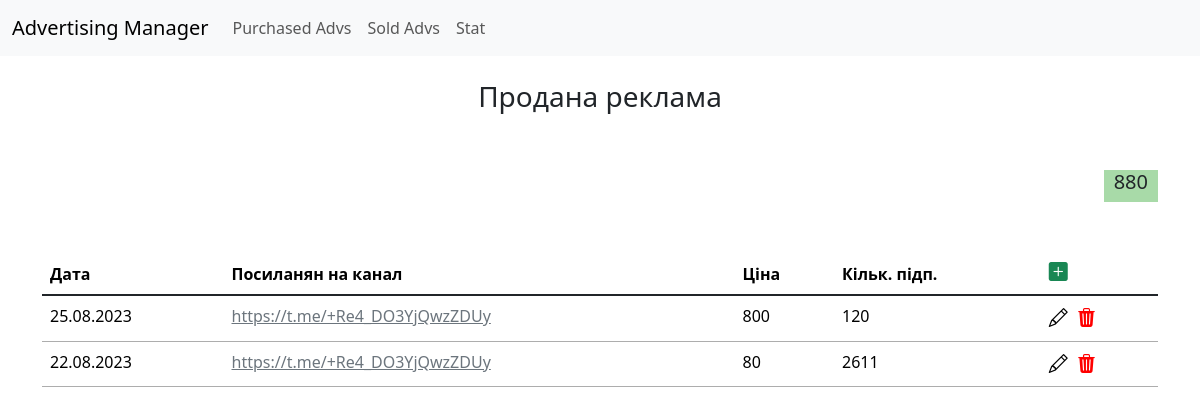
Page /1/soldAdvs (signed in) on the committed database.
### advertisingManager/models.py (models this page shows, shortened)
class SoldAdvertising(db.Model):
    __tablename__ = "soldAdvertisings"
    id = db.Column(db.Integer, primary_key = True)
    date = db.Column(db.DateTime, nullable = False, default = datetime.now)
    channelLink = db.Column(db.String(128), nullable = False)
    price = db.Column(db.Integer)
    numberOfSubs = db.Column(db.Integer)
    channelFID = db.Column(db.Integer, db.ForeignKey('channels.id'), nullable = False)
    userFID = db.Column(db.Integer, db.ForeignKey('users.id'), nullable = False)

### advertisingManager/soldAdv/views.py (the view)
@soldAdv.route("/<int:channelID>/soldAdvs")
def soldAdvs(channelID):
    soldAdvs = SoldAdvertising.query.filter_by(channelFID = channelID).order_by(SoldAdvertising.date.desc())
    totalPrice = db.session.query(func.sum(SoldAdvertising.price)).filter_by(channelFID = channelID).scalar()
    return render_template("soldAdvs.html", soldAdvs = soldAdvs, channelID = channelID, totalPrice = totalPrice)

### advertisingManager/models.py (called while the page is built)
@loginManager.user_loader
def load_user(user_id):
    return User.query.get(user_id)

### advertisingManager/templates/soldAdvs.html (shortened to what this page needs)
{% extends 'baseForAdv.html' %}
{% block content %}
{% set channelID = channelID %}
    <br>
    <h3 class="text-center">Продана реклама</h3>
    <br><br>
    <div class="d-flex justify-content-end">
      <div class="bg-light-green">
        <h5>{{ totalPrice }}</h5>
      </div>
    </div>
    <br><br>
    <table class="table table-hover">
      <thead>
        <tr>
          <th>Дата</th>
          <th>Посиланян на канал</th>
          <th>Ціна</th>
          <th>Кільк. підп.</th>
          <th><a href="{{ url_for('soldAdv.add', channelID = channelID) }}" class="link-success"><i class="bi bi-plus-square-fill fs-20"></i></a></th>
        </tr>
      </thead>
      <tbody class="table-group-divider">
        {% for soldAdv in soldAdvs %}
            <tr>
                <td class="bb">{{ soldAdv.date.strftime("%d.%m.%Y") }}</td>
                <td class="bb"><a href="{{ soldAdv.channelLink }}" class="link-secondary">{{ soldAdv.channelLink }}</a></td>
                <td class="bb">{{ soldAdv.price }}</td>
                <td class="bb">{{ soldAdv.numberOfSubs }}</td>
                <td class="bb">
                    <a type="button" href="{{ url_for('soldAdv.update', channelID = channelID, soldAdvID = soldAdv.id) }}">
                      <i class="bi bi-pencil fs-20 black"></i>
                    </a>
                    <a type="button" class="ml-5" data-bs-toggle="modal" data-bs-target="#deleteSoldAdv{{soldAdv.id}}">
                      <i class="bi bi-trash3-fill fs-20 red"></i>
                    </a>
                </td>
            </tr>
        {% endfor %}
         </tbody>
        </table>
{% endblock %}

### advertisingManager/static/index.css (style rules this page uses)
table, th, td { padding: 10px; }
.black { color: black; }
.red { color: red; }
.ml-5 { margin-left: 5px; }
.fs-20 { font-size: 19px; }
.bb { border-bottom: 1px solid rgb(173, 173, 173); }
.bg-light-green { background-color: rgb(168, 218, 168); padding-right: 10px; padding-left: 10px; }

### rows in the picture
SoldAdvertising: date "25.08.2023", channelLink "https://t.me/+Re4_DO3YjQwzZDUy", price "800", numberOfSubs "120"
SoldAdvertising: date "22.08.2023", channelLink "https://t.me/+Re4_DO3YjQwzZDUy", price "80", numberOfSubs "2611"

### other values in the picture
{{ totalPrice }} "880"
